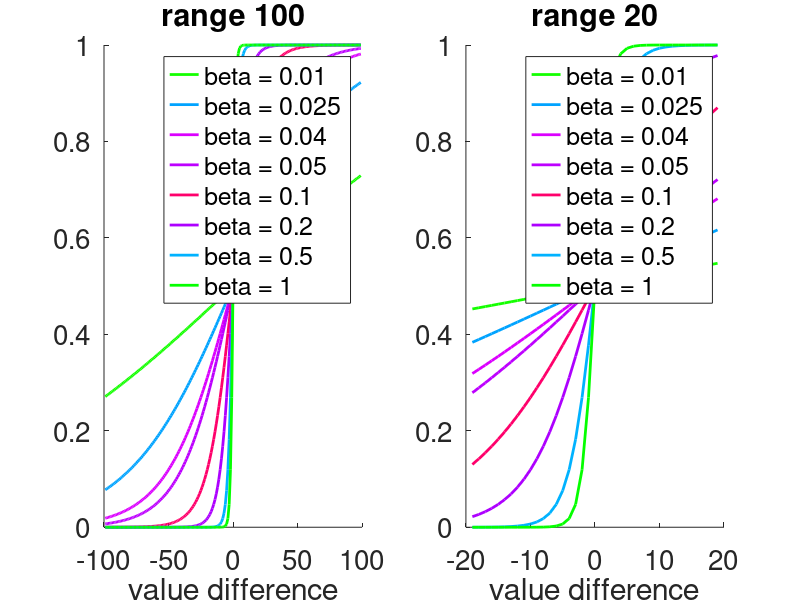

MATLAB code to generate this figure:
clear all
col = hsv(100); % generate 10 colors
col = col(randperm(100),:);

beta = [0.01, 0.025, 0.04, 0.05, 0.1,0.2,0.5,1];
legendstr = {};

figure, 
subplot(1,2,1), hold on,set(gca,'fontsize',20)
dv = [-99:1:99];
for i = 1: length(beta)
    b = beta(i);
    proba = 1./(1 + exp(dv*(-1)*b));
    plot(dv,proba,'LineWidth',2,'Color',col(i,:))
    legendstr{i} = ['beta = ', num2str(b)];
end
 legend(legendstr);
 xlabel('value difference')
 title('range 100')
 
subplot(1,2,2), hold on,set(gca,'fontsize',20)
dv = [-19:1:19];
for i = 1: length(beta)
    b = beta(i);
    proba = 1./(1 + exp(dv*(-1)*b));
    plot(dv,proba,'LineWidth',2,'Color',col(i,:))
    legendstr{i} = ['beta = ', num2str(b)];
end
 legend(legendstr);
 xlabel('value difference')
 title ('range 20')